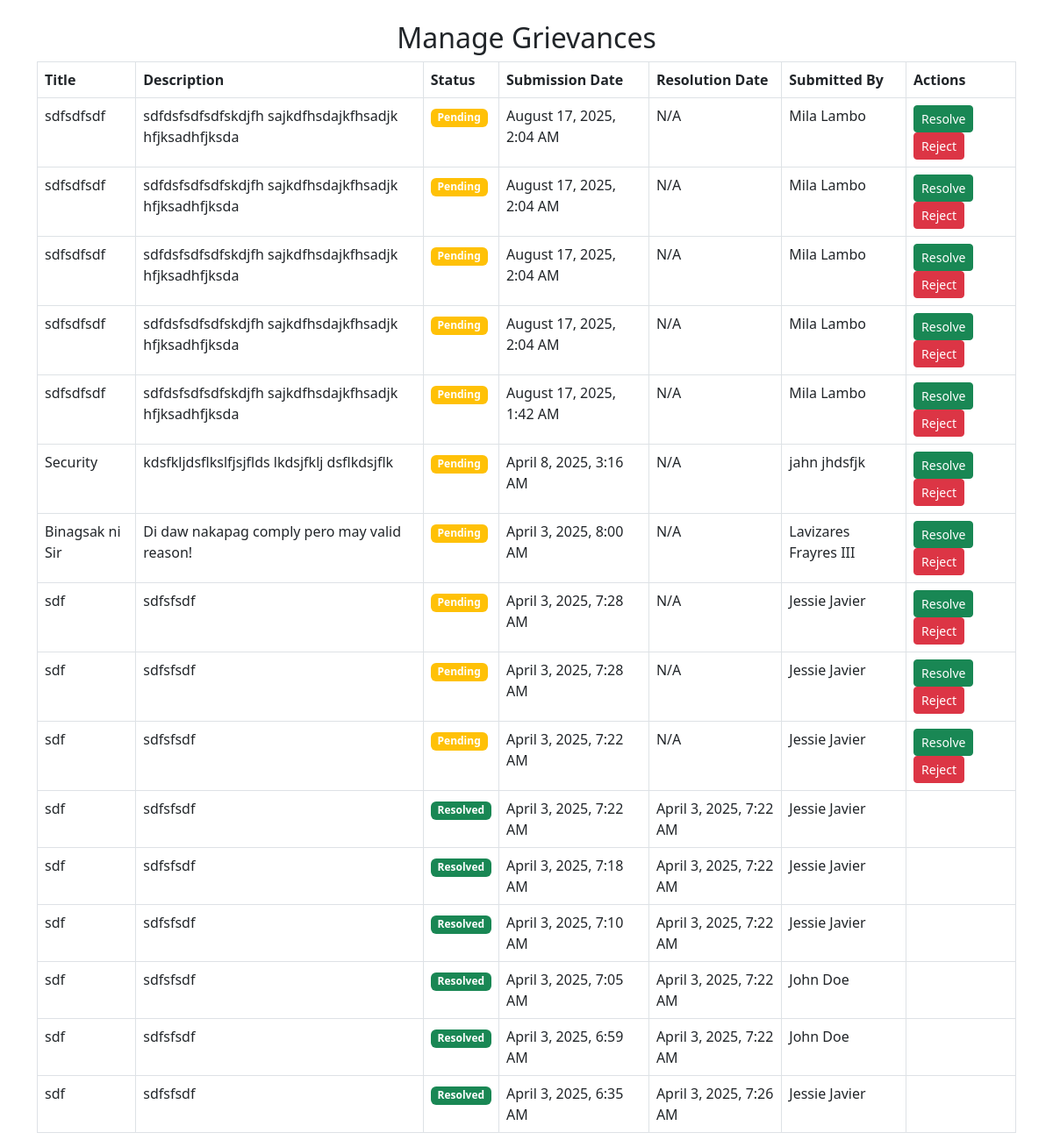
Screenshot of /power_admin_manage_grievances.php with the database file from the repository.
### tables this page shows
CREATE TABLE `grievances` (
  `id` int(11) NOT NULL,
  `user_id` varchar(50) NOT NULL,
  `category` varchar(50) DEFAULT NULL,
  `title` varchar(255) NOT NULL,
  `description` text NOT NULL,
  `attachment` varchar(255) DEFAULT NULL,
  `status` enum('pending','resolved','rejected') DEFAULT 'pending',
  `submission_date` timestamp NOT NULL DEFAULT current_timestamp(),
  `resolution_date` timestamp NULL DEFAULT NULL,
  `updated_at` timestamp NULL DEFAULT current_timestamp() ON UPDATE current_timestamp()
);

CREATE TABLE `users` (
  `user_id` varchar(50) NOT NULL,
  `first_name` varchar(50) NOT NULL,
  `middle_name` varchar(50) DEFAULT NULL,
  `last_name` varchar(50) NOT NULL,
  `birth_date` date NOT NULL,
  `nationality` varchar(50) NOT NULL,
  `religion` varchar(50) NOT NULL,
  `biological_sex` varchar(10) NOT NULL,
  `email` varchar(100) NOT NULL,
  `phone` varchar(20) NOT NULL,
  `current_address` varchar(255) NOT NULL,
  `permanent_address` varchar(255) NOT NULL,
  `role` varchar(20) NOT NULL,
  `password_hash` varchar(255) NOT NULL,
  `mother_name` varchar(50) NOT NULL,
  `mother_work` varchar(50) NOT NULL,
  `mother_contact` varchar(20) NOT NULL,
  `father_name` varchar(50) NOT NULL,
  `father_work` varchar(50) NOT NULL,
  `father_contact` varchar(20) NOT NULL,
  `siblings_count` int(11) NOT NULL,
  `unit` varchar(50) DEFAULT NULL,
  `last_login` datetime DEFAULT NULL,
  `date_registered` datetime DEFAULT current_timestamp(),
  `profile_picture` varchar(255) DEFAULT NULL,
  `status` enum('Active','Inactive') NOT NULL DEFAULT 'Inactive',
  `year` int(11) DEFAULT NULL,
  `section` varchar(10) DEFAULT NULL,
  `course` varchar(100) DEFAULT NULL,
  `department` varchar(100) DEFAULT NULL,
  `gpa` decimal(3,2) DEFAULT NULL,
  `family_income` decimal(12,2) DEFAULT NULL
);

### power_admin_manage_grievances.php (the view, shortened to what this page needs)
<?php
$host = "localhost";
$user = "root";
$password = "";
$dbname = "student_services_db";
$conn = new mysqli($host, $user, $password, $dbname);
$result = $conn->query("SELECT g.id, g.title, g.description, g.status, g.submission_date, g.resolution_date, u.first_name, u.last_name FROM grievances g JOIN users u ON g.user_id = u.user_id ORDER BY g.submission_date DESC");
?>
<!DOCTYPE html>
<html lang="en">
<head>
    <link rel="stylesheet" href="https://cdn.jsdelivr.net/npm/bootstrap@5.3.0/dist/css/bootstrap.min.css">
</head>
<body>
    <div class="container">
        <h2 class="text-center mt-4">Manage Grievances</h2>
        <div class="table-responsive">
            <table class="table table-bordered">
                <thead>
                    <tr>
                        <th>Title</th>
                        <th>Description</th>
                        <th>Status</th>
                        <th>Submission Date</th>
                        <th>Resolution Date</th>
                        <th>Submitted By</th>
                        <th>Actions</th>
                    </tr>
                </thead>
                <tbody>
                    <?php while ($row = $result->fetch_assoc()): ?>
                        <tr>
                            <td><?= htmlspecialchars($row['title']) ?></td>
                            <td><?= htmlspecialchars($row['description']) ?></td>
                            <td>
                                <span class="badge bg-<?= ($row['status'] == 'resolved' ? 'success' : ($row['status'] == 'rejected' ? 'danger' : 'warning')) ?>">
                                    <?= ucfirst($row['status']) ?>
                                </span>
                            </td>
                            <td><?= date("F j, Y, g:i A", strtotime($row['submission_date'])) ?></td>
                            <td><?= $row['resolution_date'] ? date("F j, Y, g:i A", strtotime($row['resolution_date'])) : 'N/A' ?></td>
                            <td><?= htmlspecialchars($row['first_name'] . ' ' . $row['last_name']) ?></td>
                            <td>
                                <?php if ($row['status'] == 'pending'): ?>
                                    <form method="POST" action="manage_grievances.php" style="display:inline;">
                                        <button type="submit" class="btn btn-success btn-sm">Resolve</button>
                                    </form>
                                    <form method="POST" action="manage_grievances.php" style="display:inline;">
                                        <button type="submit" class="btn btn-danger btn-sm">Reject</button>
                                    </form>
                                <?php endif; ?>
                            </td>
                        </tr>
                    <?php endwhile; ?>
                </tbody>
            </table>
        </div>
    </div>
</body>
</html>

### rows the page displays
grievances: title "sdfsdfsdf", description "sdfdsfsdfsdfskdjfh sajkdfhsdajkfhsadjk hfjksadhfjksda", status "Pending", submission_date "August 17, 2025, 2:04 AM", shows "N/A", user.last_name "Mila Lambo"
grievances: title "sdfsdfsdf", description "sdfdsfsdfsdfskdjfh sajkdfhsdajkfhsadjk hfjksadhfjksda", status "Pending", submission_date "August 17, 2025, 2:04 AM", shows "N/A", user.last_name "Mila Lambo"
grievances: title "sdfsdfsdf", description "sdfdsfsdfsdfskdjfh sajkdfhsdajkfhsadjk hfjksadhfjksda", status "Pending", submission_date "August 17, 2025, 2:04 AM", shows "N/A", user.last_name "Mila Lambo"
grievances: title "sdfsdfsdf", description "sdfdsfsdfsdfskdjfh sajkdfhsdajkfhsadjk hfjksadhfjksda", status "Pending", submission_date "August 17, 2025, 2:04 AM", shows "N/A", user.last_name "Mila Lambo"
grievances: title "sdfsdfsdf", description "sdfdsfsdfsdfskdjfh sajkdfhsdajkfhsadjk hfjksadhfjksda", status "Pending", submission_date "August 17, 2025, 1:42 AM", shows "N/A", user.last_name "Mila Lambo"
grievances: title "Security", description "kdsfkljdsflkslfjsjflds lkdsjfklj dsflkdsjflk", status "Pending", submission_date "April 8, 2025, 3:16 AM", shows "N/A", user.last_name "jahn jhdsfjk"
grievances: title "Binagsak ni Sir", description "Di daw nakapag comply pero may valid reason!", status "Pending", submission_date "April 3, 2025, 8:00 AM", shows "N/A", user.last_name "Lavizares Frayres III"
grievances: title "sdf", description "sdfsfsdf", status "Pending", submission_date "April 3, 2025, 7:28 AM", shows "N/A", user.last_name "Jessie Javier"
grievances: title "sdf", description "sdfsfsdf", status "Pending", submission_date "April 3, 2025, 7:28 AM", shows "N/A", user.last_name "Jessie Javier"
grievances: title "sdf", description "sdfsfsdf", status "Pending", submission_date "April 3, 2025, 7:22 AM", shows "N/A", user.last_name "Jessie Javier"
grievances: title "sdf", description "sdfsfsdf", status "Resolved", submission_date "April 3, 2025, 7:22 AM", resolution_date "April 3, 2025, 7:22 AM", user.last_name "Jessie Javier"
grievances: title "sdf", description "sdfsfsdf", status "Resolved", submission_date "April 3, 2025, 7:18 AM", resolution_date "April 3, 2025, 7:22 AM", user.last_name "Jessie Javier"
grievances: title "sdf", description "sdfsfsdf", status "Resolved", submission_date "April 3, 2025, 7:10 AM", resolution_date "April 3, 2025, 7:22 AM", user.last_name "Jessie Javier"
grievances: title "sdf", description "sdfsfsdf", status "Resolved", submission_date "April 3, 2025, 7:05 AM", resolution_date "April 3, 2025, 7:22 AM", user.last_name "John Doe"
grievances: title "sdf", description "sdfsfsdf", status "Resolved", submission_date "April 3, 2025, 6:59 AM", resolution_date "April 3, 2025, 7:22 AM", user.last_name "John Doe"
grievances: title "sdf", description "sdfsfsdf", status "Resolved", submission_date "April 3, 2025, 6:35 AM", resolution_date "April 3, 2025, 7:26 AM", user.last_name "Jessie Javier"
